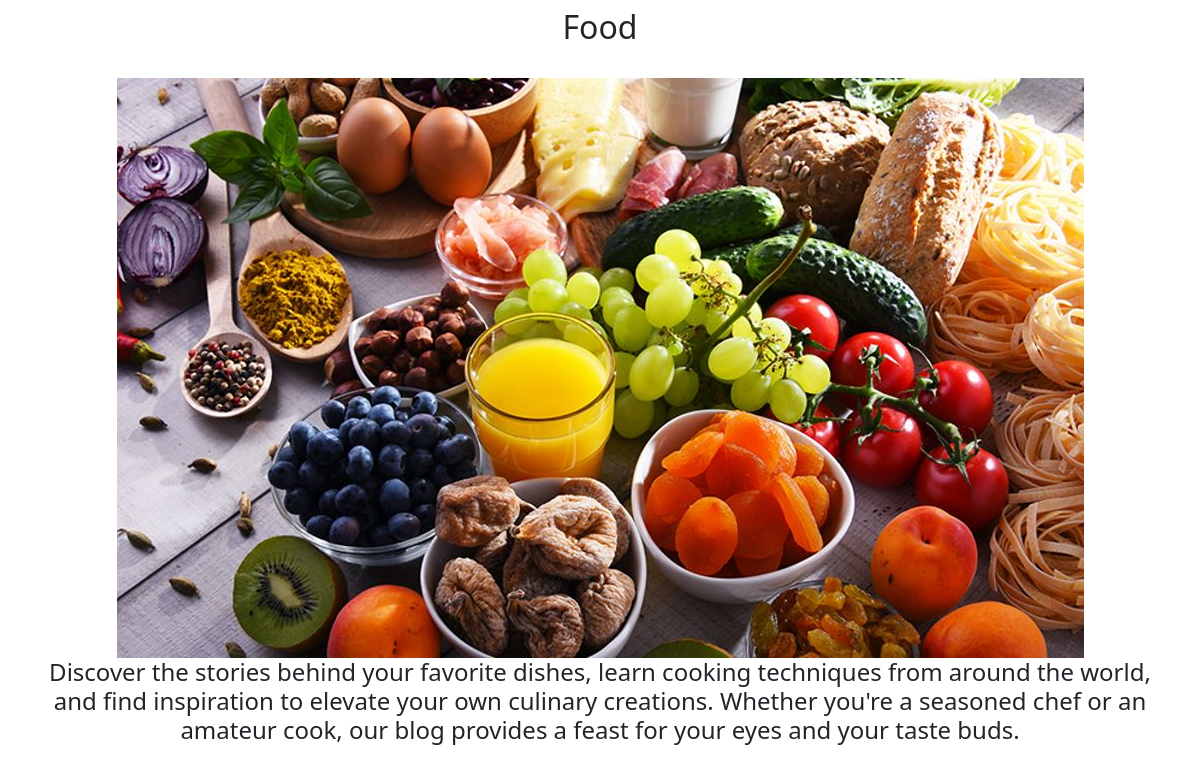
Page /blog?category=Food on the committed database.
### myblog/models.py (models this page shows, shortened)
class blog_post(models.Model):
    blog_name = models.CharField(max_length=100)
    cover_img = models.ImageField(upload_to='media/images')
    like_count=models.IntegerField(default=0, null=True)
    views_count=models.IntegerField(default=0, null=True)
    blog_description = RichTextField()
    blog_cat = models.ForeignKey(Blog_Category, on_delete = models.CASCADE, null=True)

### myblog/views.py (the view)
# urls.py: path('blog', views.blog, name='blog'),
def blog(request):
    category_name = request.GET.get('category')
    if category_name:
        blogs = blog_post.objects.filter(blog_cat__blog_cat=category_name)
    else:
        blogs = blog_post.objects.all()
    print(blogs)
    return render(request, 'myblog/blog.html', {"blogs": blogs, "category": category_name})

### myblog/templates/myblog/blog.html (shortened to what this page needs)
<!DOCTYPE html>
<html lang="en">
<head>
    <link href="https://cdn.jsdelivr.net/npm/bootstrap@5.3.2/dist/css/bootstrap.min.css" rel="stylesheet">
</head>
<body class="container text-center mt-2">
    {% for x in blogs %}
    <h2>{{ x.blog_name }}</h2>
    <br>
    <img src="{{ x.cover_img.url }}">
    <br>
    <h4>{{ x.blog_description | striptags | safe }}</h3>
    {% endfor %}
</body>
</html>

### rows in the picture
blog_post: blog_name "Food", cover_img (picture), blog_description "Discover the stories behind your favorite dishes, learn cooking techniques from around the world, and find inspiration to elevate your own culinary creations. Whether you're a seasoned chef or an amateur cook, our blog provides a feast for your eyes and your taste buds."
